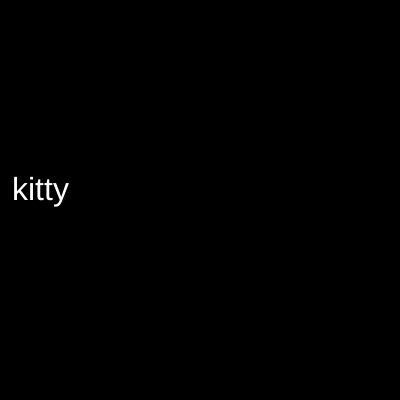
Frame 1 (no input)
Frame 60 (no input): identical to frame 1, image omitted
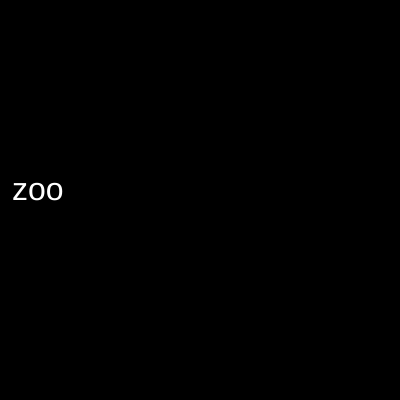
Frame 120 (the mouse pressed at the canvas centre since frame 60)

The p5.js sketch that drew these frames (run headless with seeded random() and noise() and a simulated clock; from frame 60 on, the mouse is pressed at the canvas centre):

// p5.js sketch
// ── sketch.js
// https://editor.p5js.org/jht1493/sketches/O2WykW28A
// arrays adding elements, removing elements

// let words = ["rainbow", "heart", "purple", "friendship", "love"];
let words = [];

let index = 0;

function setup() {
  createCanvas(400, 400);
  // change a element in the array
  words[0] = 'kitty';
  
  // Adding an element to the end of an array
  words.push('zoo');
  
  // https://p5js.org/reference/#/p5/shuffle
  words = shuffle(words)
  console.log('words', words)
  
  // https://p5js.org/reference/#group-Data
  // https://developer.mozilla.org/en-US/docs/Web/JavaScript/Reference/Global_Objects/Array/pop
  // https://developer.mozilla.org/en-US/docs/Web/JavaScript/Reference/Global_Objects/Array/splice
}

function draw() {
  background(0);

  fill(255);
  textSize(32);
  let word = words[index];
  text(word, 12, 200);
}

function mousePressed() {
  index = index + 1;
  // words.length is the number of elements in the array
  if (index >= words.length) {
    index = 0;
  }
}

// What is an Array?
// Code! Programming with p5.js
// The Coding Train / Daniel Shiffman
// https://thecodingtrain.com/beginners/p5js/7.1-what-is-an-array.html
// https://youtu.be/VIQoUghHSxU
// https://editor.p5js.org/codingtrain/sketches/DmwVbhOZ
